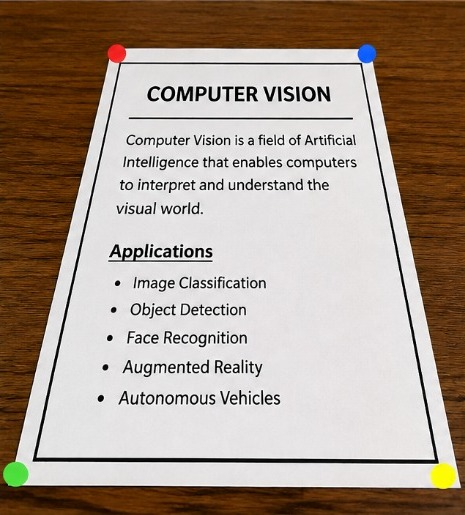
#> input picture Experiment-3/img.jpeg, 465 x 515 px
$ python WarpPerspective.py
#> lines starting #> are read from the running program, lines starting #| are printed output that depends on the picture; after the words box and inside, x2 and y2 are one past the last pixel; in counts of white or black regions, pixels touching at a corner belong together
import cv2
import numpy as np
from pathlib import Path

# ----------------------------------------------------------
# Load Image
# ----------------------------------------------------------
image_path = Path(__file__).parent / "img.jpeg"

img = cv2.imread(str(image_path))
#> img is the input picture: shape (515, 465, 3); mean B, G, R 140, 152.8, 168.4

if img is None:
    print("Error: Could not load img.jpeg")
    exit()

original = img.copy()

# ----------------------------------------------------------
# Source Points (Top Left, Top Right, Bottom Left, Bottom Right)
# Coordinates adjusted for your image
# ----------------------------------------------------------
pts1 = np.float32([
    [118, 56],    # Top Left
    [368, 56],    # Top Right
    [33, 472],    # Bottom Left
    [433, 472]    # Bottom Right
])

# ----------------------------------------------------------
# Destination Points
# ----------------------------------------------------------
width = 600
height = 800

pts2 = np.float32([
    [0, 0],
    [width, 0],
    [0, height],
    [width, height]
])

# ----------------------------------------------------------
# Perspective Transformation
# ----------------------------------------------------------
matrix = cv2.getPerspectiveTransform(pts1, pts2)

warped = cv2.warpPerspective(
    img,
    matrix,
    (width, height),
    flags=cv2.INTER_CUBIC
)
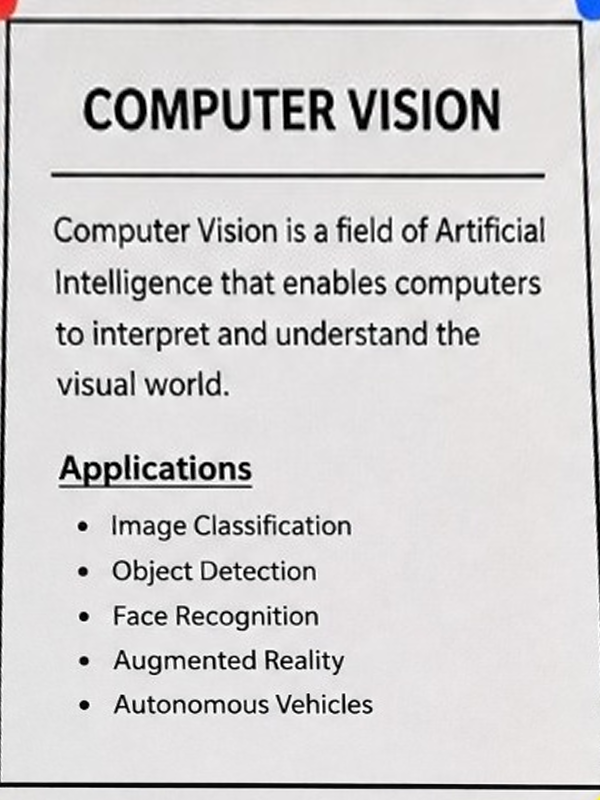
#> warped: shape (800, 600, 3); mean B, G, R 208.5, 208.2, 209.9

# ----------------------------------------------------------
# Add Title to Warped Image
# ----------------------------------------------------------
cv2.putText(
    warped,
    "Warped Perspective",
    (10, 35),
    cv2.FONT_HERSHEY_SIMPLEX,
    1,
    (0, 255, 0),
    2
)
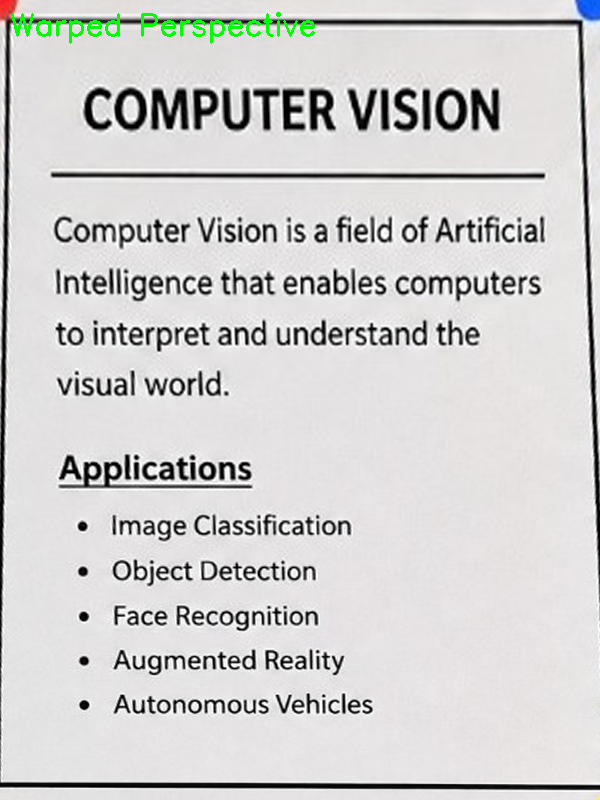
#> warped: shape (800, 600, 3); 0.46% of pixels changed, all inside (x1, y1, x2, y2) = (11, 12, 315, 44)

# ----------------------------------------------------------
# Resize Images for Side-by-Side Display
# ----------------------------------------------------------
display_height = 700

original_display = cv2.resize(
    original,
    (
        int(original.shape[1] * display_height / original.shape[0]),
        display_height
    )
)
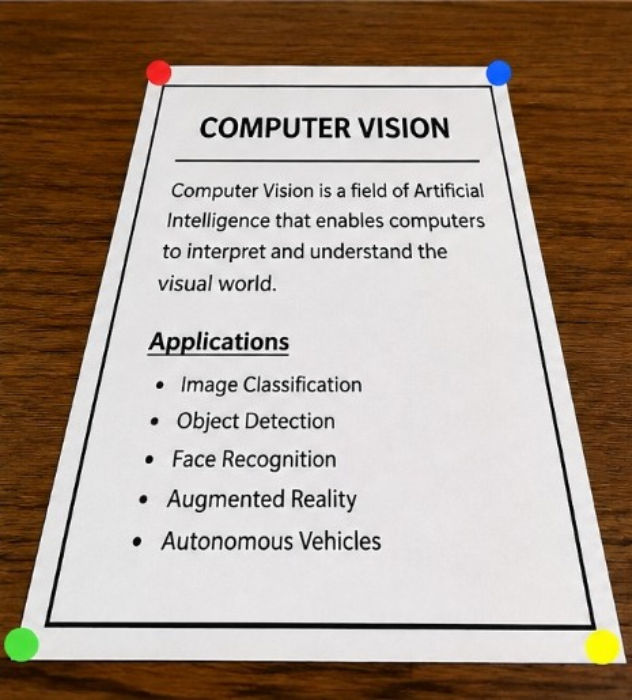
#> original_display: shape (700, 632, 3); mean B, G, R 139.9, 152.6, 168.2

warped_display = cv2.resize(
    warped,
    (
        original_display.shape[1],
        display_height
    )
)
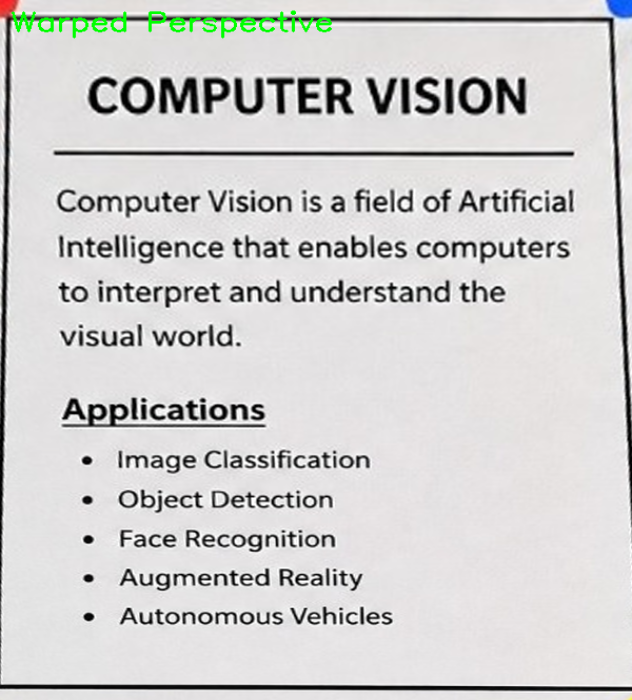
#> warped_display: shape (700, 632, 3); mean B, G, R 207.6, 208.5, 209

# ----------------------------------------------------------
# Stack Images
# ----------------------------------------------------------
stacked = np.hstack((original_display, warped_display))
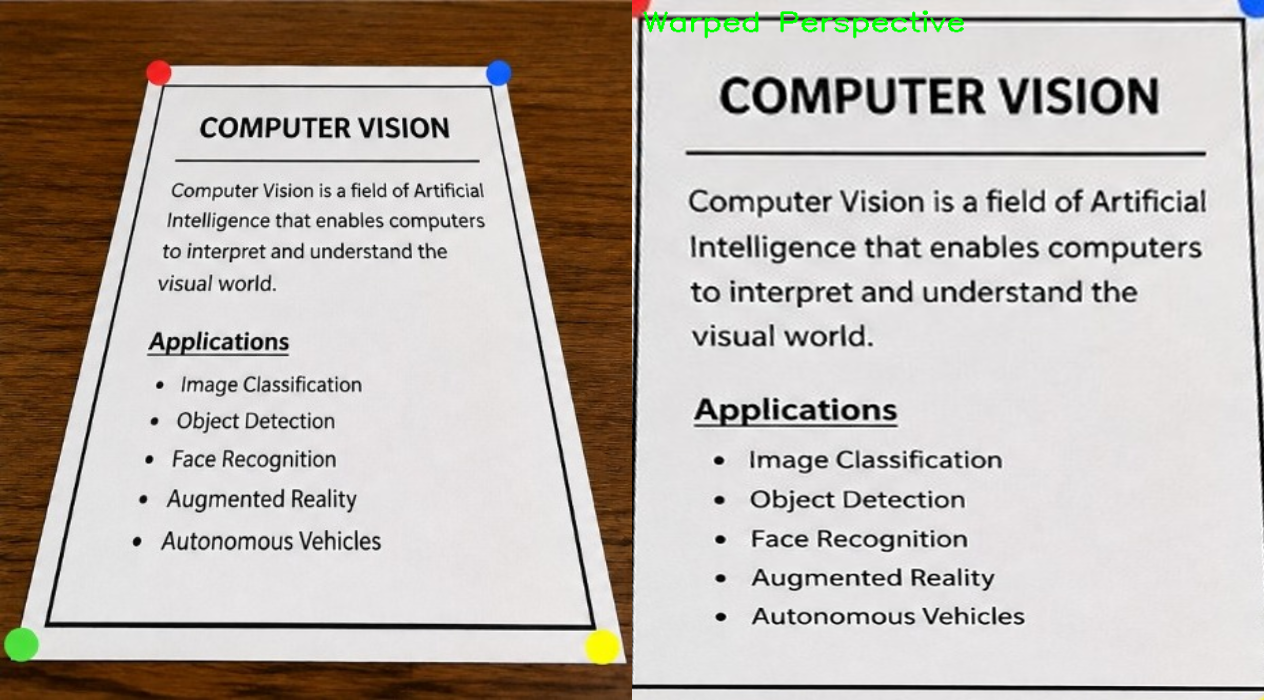
#> stacked: shape (700, 1264, 3); mean B, G, R 173.7, 180.5, 188.6

# ----------------------------------------------------------
# Save Output
# ----------------------------------------------------------
output_path = Path(__file__).parent / "WarpPerspective_Output.jpg"
cv2.imwrite(str(output_path), stacked)

print("Output saved as:", output_path)

# ----------------------------------------------------------
# Display
# ----------------------------------------------------------
cv2.imshow("Original Image", original)
cv2.imshow("Warped Perspective", warped)
cv2.imshow("Stacked Output", stacked)

cv2.waitKey(0)
cv2.destroyAllWindows()
